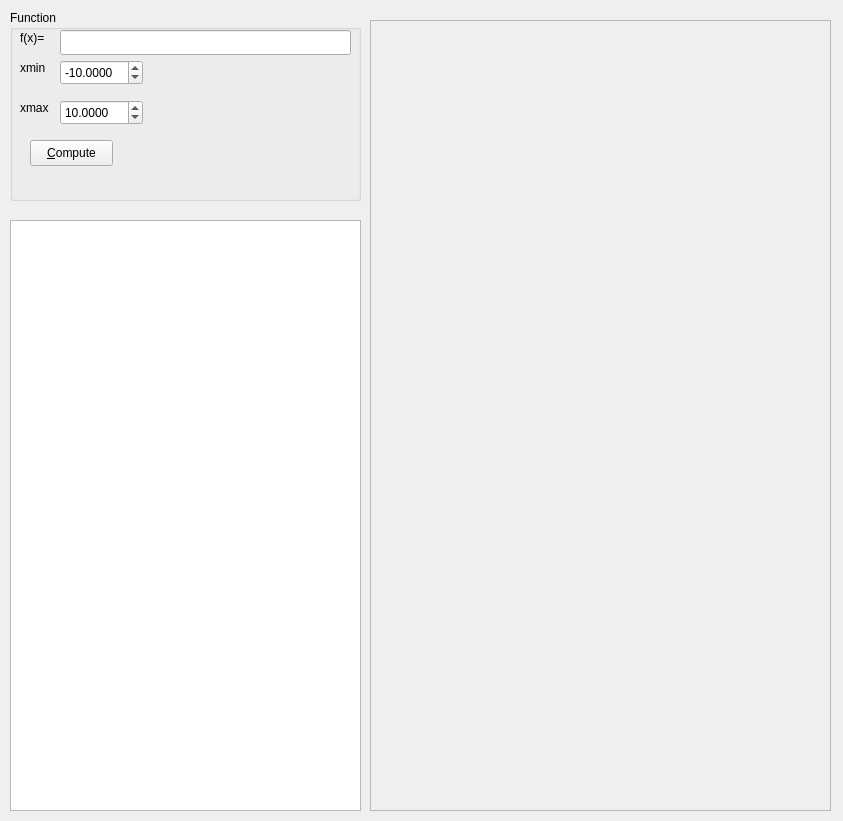
<?xml version="1.0" encoding="UTF-8"?>
<ui version="4.0">
 <class>AnalysisForm</class>
 <widget class="QWidget" name="AnalysisForm">
  <property name="geometry">
   <rect>
    <x>0</x>
    <y>0</y>
    <width>843</width>
    <height>821</height>
   </rect>
  </property>
  <property name="windowTitle">
   <string>Function Analysis</string>
  </property>
  <widget class="Plotter" name="plotter">
   <property name="geometry">
    <rect>
     <x>370</x>
     <y>20</y>
     <width>461</width>
     <height>791</height>
    </rect>
   </property>
   <property name="sizePolicy">
    <sizepolicy hsizetype="Expanding" vsizetype="Preferred">
     <horstretch>0</horstretch>
     <verstretch>0</verstretch>
    </sizepolicy>
   </property>
   <property name="minimumSize">
    <size>
     <width>281</width>
     <height>311</height>
    </size>
   </property>
   <property name="frameShape">
    <enum>QFrame::StyledPanel</enum>
   </property>
   <property name="frameShadow">
    <enum>QFrame::Raised</enum>
   </property>
  </widget>
  <widget class="QGroupBox" name="groupBox">
   <property name="geometry">
    <rect>
     <x>10</x>
     <y>10</y>
     <width>351</width>
     <height>191</height>
    </rect>
   </property>
   <property name="title">
    <string>Function</string>
   </property>
   <widget class="QLineEdit" name="fxLineEdit">
    <property name="geometry">
     <rect>
      <x>50</x>
      <y>20</y>
      <width>291</width>
      <height>25</height>
     </rect>
    </property>
   </widget>
   <widget class="QLabel" name="fxLabel">
    <property name="geometry">
     <rect>
      <x>10</x>
      <y>20</y>
      <width>31</width>
      <height>16</height>
     </rect>
    </property>
    <property name="text">
     <string>f(x)=</string>
    </property>
   </widget>
   <widget class="QDoubleSpinBox" name="xminDSpinBox">
    <property name="geometry">
     <rect>
      <x>50</x>
      <y>50</y>
      <width>83</width>
      <height>25</height>
     </rect>
    </property>
    <property name="sizePolicy">
     <sizepolicy hsizetype="Preferred" vsizetype="Preferred">
      <horstretch>0</horstretch>
      <verstretch>0</verstretch>
     </sizepolicy>
    </property>
    <property name="decimals">
     <number>4</number>
    </property>
    <property name="minimum">
     <double>-99999.000000000000000</double>
    </property>
    <property name="maximum">
     <double>99999.000000000000000</double>
    </property>
    <property name="value">
     <double>-10.000000000000000</double>
    </property>
   </widget>
   <widget class="QDoubleSpinBox" name="xmaxDSpinBox">
    <property name="geometry">
     <rect>
      <x>50</x>
      <y>90</y>
      <width>83</width>
      <height>25</height>
     </rect>
    </property>
    <property name="sizePolicy">
     <sizepolicy hsizetype="Preferred" vsizetype="Preferred">
      <horstretch>0</horstretch>
      <verstretch>0</verstretch>
     </sizepolicy>
    </property>
    <property name="decimals">
     <number>4</number>
    </property>
    <property name="minimum">
     <double>-99999.000000000000000</double>
    </property>
    <property name="maximum">
     <double>99999.000000000000000</double>
    </property>
    <property name="value">
     <double>10.000000000000000</double>
    </property>
   </widget>
   <widget class="QLabel" name="xminLabel">
    <property name="geometry">
     <rect>
      <x>10</x>
      <y>50</y>
      <width>31</width>
      <height>16</height>
     </rect>
    </property>
    <property name="text">
     <string>xmin</string>
    </property>
   </widget>
   <widget class="QLabel" name="xmaxLabel">
    <property name="geometry">
     <rect>
      <x>10</x>
      <y>90</y>
      <width>31</width>
      <height>16</height>
     </rect>
    </property>
    <property name="text">
     <string>xmax</string>
    </property>
   </widget>
   <widget class="QPushButton" name="computePushButton">
    <property name="geometry">
     <rect>
      <x>20</x>
      <y>130</y>
      <width>83</width>
      <height>26</height>
     </rect>
    </property>
    <property name="text">
     <string>&amp;Compute</string>
    </property>
   </widget>
  </widget>
  <widget class="QTextEdit" name="analysisOutputTextEdit">
   <property name="geometry">
    <rect>
     <x>10</x>
     <y>220</y>
     <width>351</width>
     <height>591</height>
    </rect>
   </property>
   <property name="textInteractionFlags">
    <set>Qt::TextSelectableByKeyboard|Qt::TextSelectableByMouse</set>
   </property>
  </widget>
 </widget>
 <customwidgets>
  <customwidget>
   <class>Plotter</class>
   <extends>QFrame</extends>
   <header>Plotter.hpp</header>
   <container>1</container>
   <slots>
    <signal>newXMin(double)</signal>
    <signal>newXMax(double)</signal>
    <signal>newYMin(double)</signal>
    <signal>newYMax(double)</signal>
    <signal>newXTicks(double)</signal>
    <signal>newYTicks(double)</signal>
    <slot>setXMin(double)</slot>
    <slot>setXMax(double)</slot>
    <slot>setYMin(double)</slot>
    <slot>setYMax(double)</slot>
    <slot>setXTicks(double)</slot>
    <slot>setYTicks(double)</slot>
    <slot>autoXTicks(bool)</slot>
    <slot>autoYTicks(bool)</slot>
    <slot>setStandardWindow()</slot>
    <slot>f1ToFile()</slot>
    <slot>toggleGrid(bool)</slot>
   </slots>
  </customwidget>
 </customwidgets>
 <resources/>
 <connections/>
 <designerdata>
  <property name="gridDeltaX">
   <number>10</number>
  </property>
  <property name="gridDeltaY">
   <number>10</number>
  </property>
  <property name="gridSnapX">
   <bool>true</bool>
  </property>
  <property name="gridSnapY">
   <bool>true</bool>
  </property>
  <property name="gridVisible">
   <bool>true</bool>
  </property>
 </designerdata>
</ui>
